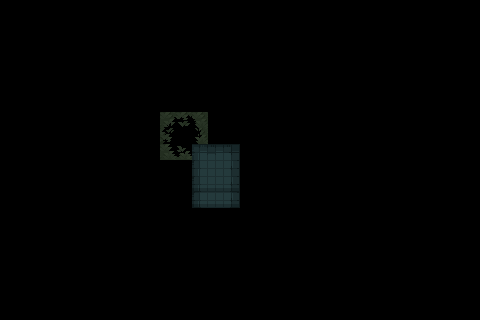

A level layout from a 2D game, rendered from its tile map. Below: a short description, then the map file with its tile-grid data intact:
An orthogonal 30x20 tile map with 16x16 px tiles, 1 tile layer (Tile Layer 1), 2 tilesets and 1 object.

<map version="1.10" tiledversion="1.10.0" orientation="orthogonal" renderorder="right-down" width="30" height="20" tilewidth="16" tileheight="16" infinite="0" nextlayerid="3" nextobjectid="2">
 <tileset firstgid="1" source="Tiles.tsx" />
 <tileset firstgid="626" source="Props.tsx" />
 <layer id="1" name="Tile Layer 1" width="30" height="20">
  <data encoding="csv">
0,0,0,0,0,0,0,0,0,0,0,0,0,0,0,0,0,0,0,0,0,0,0,0,0,0,0,0,0,0,
0,0,0,0,0,0,0,0,0,0,0,0,0,0,0,0,0,0,0,0,0,0,0,0,0,0,0,0,0,0,
0,0,0,0,0,0,0,0,0,0,0,0,0,0,0,0,0,0,0,0,0,0,0,0,0,0,0,0,0,0,
0,0,0,0,0,0,0,0,0,0,0,0,0,0,0,0,0,0,0,0,0,0,0,0,0,0,0,0,0,0,
0,0,0,0,0,0,0,0,0,0,0,0,0,0,0,0,0,0,0,0,0,0,0,0,0,0,0,0,0,0,
0,0,0,0,0,0,0,0,0,0,0,0,0,0,0,0,0,0,0,0,0,0,0,0,0,0,0,0,0,0,
0,0,0,0,0,0,0,0,0,0,0,0,0,0,0,0,0,0,0,0,0,0,0,0,0,0,0,0,0,0,
0,0,0,0,0,0,0,0,0,0,111,112,113,0,0,0,0,0,0,0,0,0,0,0,0,0,0,0,0,0,
0,0,0,0,0,0,0,0,0,0,136,137,138,0,0,0,0,0,0,0,0,0,0,0,0,0,0,0,0,0,
0,0,0,0,0,0,0,0,0,0,161,162,5,6,7,0,0,0,0,0,0,0,0,0,0,0,0,0,0,0,
0,0,0,0,0,0,0,0,0,0,0,0,30,31,32,0,0,0,0,0,0,0,0,0,0,0,0,0,0,0,
0,0,0,0,0,0,0,0,0,0,0,0,55,56,57,0,0,0,0,0,0,0,0,0,0,0,0,0,0,0,
0,0,0,0,0,0,0,0,0,0,0,0,55,56,57,0,0,0,0,0,0,0,0,0,0,0,0,0,0,0,
0,0,0,0,0,0,0,0,0,0,0,0,0,0,0,0,0,0,0,0,0,0,0,0,0,0,0,0,0,0,
0,0,0,0,0,0,0,0,0,0,0,0,0,0,0,0,0,0,0,0,0,0,0,0,0,0,0,0,0,0,
0,0,0,0,0,0,0,0,0,0,0,0,0,0,0,0,0,0,0,0,0,0,0,0,0,0,0,0,0,0,
0,0,0,0,0,0,0,0,0,0,0,0,0,0,0,0,0,0,0,0,0,0,0,0,0,0,0,0,0,0,
0,0,0,0,0,0,0,0,0,0,0,0,0,0,0,0,0,0,0,0,0,0,0,0,0,0,0,0,0,0,
0,0,0,0,0,0,0,0,0,0,0,0,0,0,0,0,0,0,0,0,0,0,0,0,0,0,0,0,0,0,
0,0,0,0,0,0,0,0,0,0,0,0,0,0,0,0,0,0,0,0,0,0,0,0,0,0,0,0,0,0
</data>
 </layer>
 <objectgroup id="2" name="Object Layer 1">
  <object id="1" gid="976" x="96" y="160" width="16" height="16" />
 </objectgroup>
</map>
